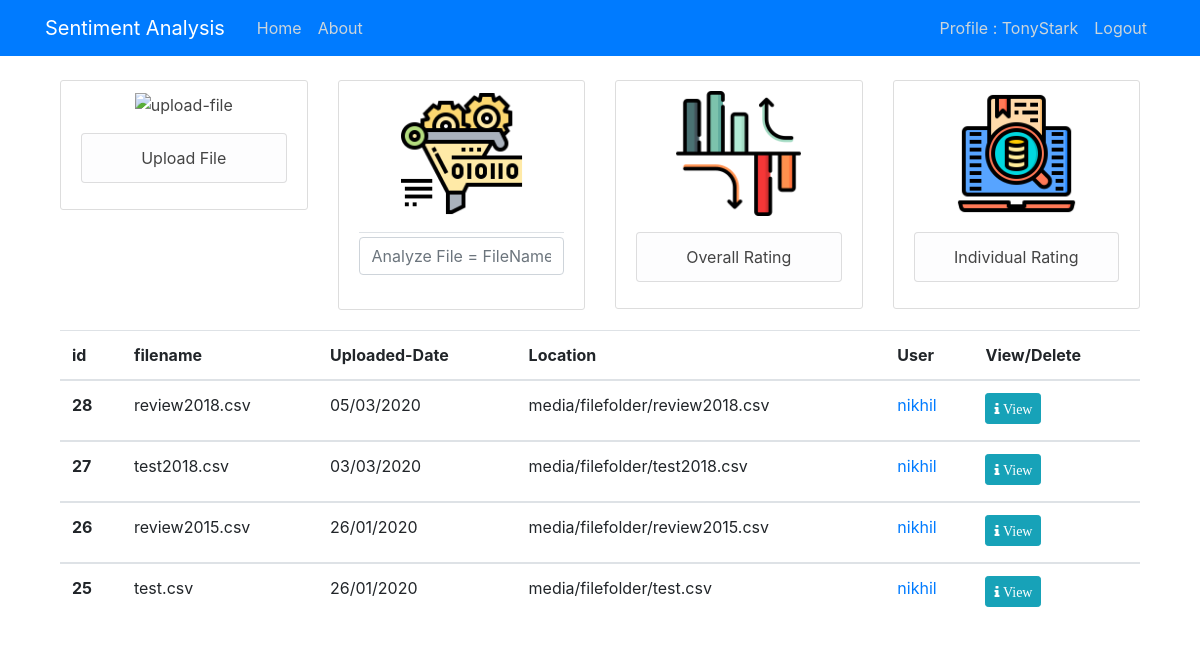
/sentiment/ (signed in), run on the app's committed database.
### sentiment/models.py (models this page shows, shortened)
class fileupload(models.Model):
    filename = models.CharField(max_length=100)
    filetype = models.FileField(upload_to='filefolder')
    upload_date = models.DateTimeField(default=timezone.now)
    user = models.ForeignKey(User,on_delete=models.CASCADE)

### sentiment/views.py (the view)
# urls.py: path('',fileListView.as_view(),name='home'),
class fileListView(ListView):
    model = fileupload
    template_name = 'sentiment/home.html'
    context_object_name = 'file'
    ordering = ['-upload_date']
    paginate_by = 4

### sentiment/templates/sentiment/home.html (shortened to what this page needs)
{% extends "sentiment/base.html" %}
{% load staticfiles %}
{% block content %}
{% if user.is_authenticated %}
    <main role="main" class="container">
        <div class="row">
            <div class="col-md-3">
                <div class="content-section">
                    <a class="article-title" href="{% url 'fileupload' %}">
                        <center><img class="article-png" src="{% static 'sentiment/cloud.png' %}" alt="upload-file" width="125" height="125"></center>
                    </a>
                    <p class='text-muted'>
                    <ul class="list-group">
                        <center><li class="list-group-item list-group-item-light"><a class="article-title" href="{% url 'fileupload' %}">Upload File</a></li></center>
                    </ul>
                    </p>
                </div>
            </div>
            <div class="col-md-3">
                <div class="content-section">
                    <center><a class="article-title" href="{% url 'mail' %}">
                        <img class="account-png" src="{% static 'sentiment/filter.png' %}" alt="process-img" width="125" height="125">
                    </a></center>
                <p class='text-muted'>
                <ul class="list-group">
                    <legend class="border-bottom mb-1"></legend>
                    <div class="active-cyan-4 active-cyan-4 mb-2">
                        <form action="{% url 'search' %}" method="get">
                            <input class="form-control" name="q" value="" type="text" placeholder="Analyze File = FileName" aria-label="Processing">
                        </form>
                    </div>
                </ul>
                </p>
                </div>
            </div>
            <div class="col-md-3">
                <div class="content-section">
                    <center><a class="article-title" href="{% url 'filehome' %}">
                        <img class="account-png" src="{% static 'sentiment/bar.png' %}" alt="history-img" width="125" height="125">
                    </a></center>
                <p class='text-muted'>
                    <center><li class="list-group-item list-group-item-light"><a class="article-title" href="{% url 'filehome' %}">Overall Rating</a></li></center>
                </p>
                </div>
            </div>
            <div class="col-md-3">
                <div class="content-section">
                    <center><a class="article-title" href="{% url 'indhome' %}">
                        <img class="account-png" src="{% static 'sentiment/find.png' %}" alt="individual rating-img" width="125" height="125">
                    </a></center>
                <p class='text-muted'>
                    <center><li class="list-group-item list-group-item-light"><a class="article-title" href="{% url 'individualhome' %}">Individual Rating</a></li></center>
                </p>
                </div>
            </div>
        </div>
            <div class="row">
                <div class="col-md-12">
                        <div class="table-responsive-sm">
                            <table class="table">
                                <thead>
                                    <tr>
                                      <th scope="col">id</th>
                                      <th scope="col">filename</th>
                                      <th scope="col">Uploaded-Date</th>
                                      <th scope="col">Location</th>
                                      <th scope="col">User</th>
                                      <th scope="col">View/Delete</th>
                                    </tr>
                                  </thead>
                                  {% for file in file %}
                                    <tbody>
                                      <tr>
                                        <th scope="row">{{ file.id }}</th>
                                        <td>{{ file.filename }}</td>
                                        <td>{{ file.upload_date|date:"d/m/Y" }}</td>
                                        <td>media/{{ file.filetype }}</td>
                                        <td><a class="article-content" href="{% url 'user-fileupload' file.user %}">{{ file.user }}</a></td>
                                        {% if file.user == user %}
                                            <td><a class="btn btn-danger btn-sm mb-1" href="{% url 'file-delete' file.id %}"><i class="fa fa-trash"> Delete</i></a></td>
                                        {% else %}
                                        <td><a class="btn btn-info btn-sm mb-1" href="{% url 'user-fileupload' file.user %}"><i class="fa fa-info"> View</i></a></td>
                                        {% endif %}
                                      </tr>
                                    </tbody>
                                  {% endfor %}
                                </table>
                            </div>
                </div>
            </div>
    </main>
  {% endif %}
{% endblock content %}

### sentiment/templates/sentiment/navbar.html (shortened to what this page needs)
{% load static %}
<!DOCTYPE html>
<html>
<head>
    <link rel="stylesheet" href="https://maxcdn.bootstrapcdn.com/bootstrap/4.0.0/css/bootstrap.min.css">
    <link rel="stylesheet" type="text/css" href="{% static 'sentiment/main.css' %}">
</head>
<header class="site-header">
    <nav class="navbar navbar-expand-md navbar-dark bg-primary fixed-top" style="background-color: #417a35d0;">
      <div class="container">
        <a class="navbar-brand mr-4" href="{% url 'home' %}">Sentiment Analysis</a>
        <div class="collapse navbar-collapse" id="navbarToggle">
            <div class="navbar-nav mr-auto">
                <a class="nav-item nav-link" href="{% url 'home' %}">Home</a>
                <a class="nav-item nav-link" href="{% url 'about' %}">About</a>
            </div>
            <div class="navbar-nav">
                {% if user.is_authenticated %}
                    <a class="nav-item nav-link" href="{% url 'profile' %}">Profile : {{ user.username }}</a>
                    <a class="nav-item nav-link" href="{% url 'logout' %}">Logout</a>
                {% else %}
                    <a class="nav-item nav-link" href="{% url 'login' %}">Login</a>
                {% endif %}
            </div>
        </div>
      </div>
    </nav>
</header>

### sentiment/static/sentiment/main.css (style rules this page uses)
body { background-color: #ffffff; color: #333333; margin-top: 5rem; }
ul { margin: 0; }
.site-header .navbar-nav .nav-link { color: #cbd5db; }
.content-section { background: #ffffff; padding: 10px 20px; border: 1px solid #dddddd; border-radius: 3px; margin-bottom: 20px; }
.article-title { color: #444444; }
.article-content { white-space: pre-line; }
.article-png { width: 125px; height: 125px; vertical-align: middle; }

### data on the page
fileupload: id "28", filename "review2018.csv", upload_date "05/03/2020", filetype "filefolder/review2018.csv", user "nikhil", shows "View"
fileupload: id "27", filename "test2018.csv", upload_date "03/03/2020", filetype "filefolder/test2018.csv", user "nikhil", shows "View"
fileupload: id "26", filename "review2015.csv", upload_date "26/01/2020", filetype "filefolder/review2015.csv", user "nikhil", shows "View"
fileupload: id "25", filename "test.csv", upload_date "26/01/2020", filetype "filefolder/test.csv", user "nikhil", shows "View"

### other printed values
{{ user.username }} "TonyStark"
